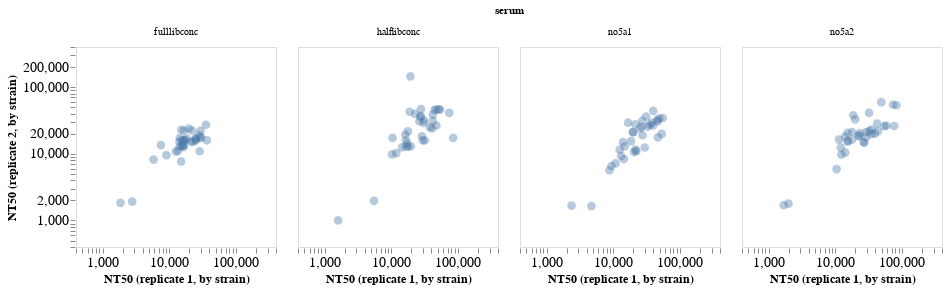

Notebook cell for this chart:
### Code cell
#Plot correlation by strain for replicates
alt.Chart(merged_replicates).mark_point(filled=True, size=75,opacity=0.4).encode(
    x=alt.X('NT50_rep1', scale=alt.Scale(type="log", domain=[400,400000]),axis=alt.Axis(title="NT50 (replicate 1, by strain)")),
    y=alt.Y('NT50_rep2', scale=alt.Scale(type="log",domain=[400,400000]),axis=alt.Axis(title="NT50 (replicate 2, by strain)")),
    facet =alt.Facet('serum:N'),
).properties(width = 200, height = 200).configure_axis(grid=False, domain=False,labelFontSize=14,titleFontSize=12).configure_legend(titleAlign='left',labelLimit= 0,
titleFontSize=10,
labelFontSize=10
)

### Figure 1 — Vega-Lite specification as saved in the notebook (floating-point values rounded to 4 significant figures; data arrays with more than 128 entries replaced by an {"elided": "..."} marker saying what was removed)
{"config": {"view": {"continuousWidth": 300, "continuousHeight": 300}, "axis": {"domain": false, "grid": false, "labelFontSize": 14, "titleFontSize": 12}, "legend": {"labelFontSize": 10, "labelLimit": 0, "titleAlign": "left", "titleFontSize": 10}}, "data": {"name": "data-8a13cfd4f26e637e52ef58517161a728"}, "mark": {"type": "point", "filled": true, "opacity": 0.4, "size": 75}, "encoding": {"facet": {"field": "serum", "type": "nominal"}, "x": {"axis": {"title": "NT50 (replicate 1, by strain)"}, "field": "NT50_rep1", "scale": {"domain": [400, 400000], "type": "log"}, "type": "quantitative"}, "y": {"axis": {"title": "NT50 (replicate 2, by strain)"}, "field": "NT50_rep2", "scale": {"domain": [400, 400000], "type": "log"}, "type": "quantitative"}}, "height": 200, "width": 200, "$schema": "https://vega.github.io/schema/vega-lite/v5.16.3.json", "datasets": {"data-8a13cfd4f26e637e52ef58517161a728": {"elided": "142 records"}}}
